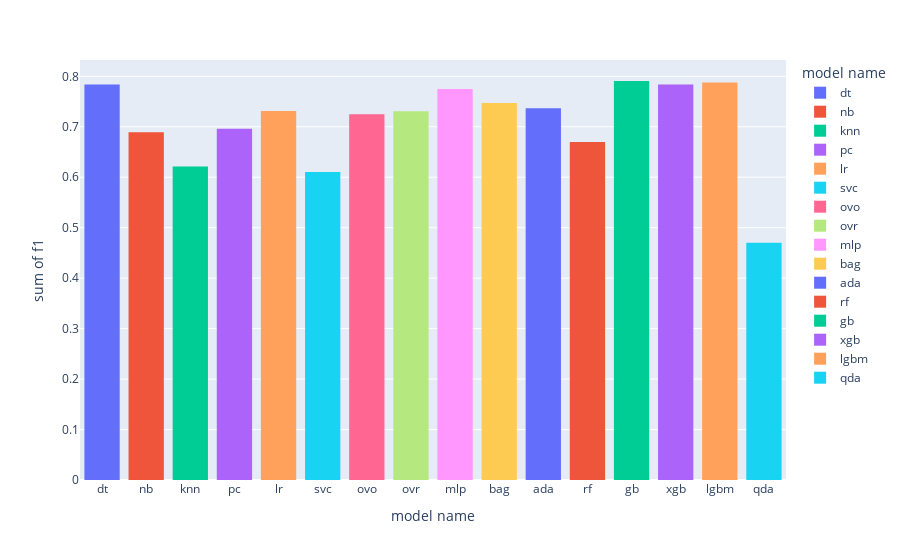

Notebook code cell kept with this figure:
### Code cell
import plotly.express as px
px.histogram(result_duration_del, x="model name", y="f1", color="model name")

### Figure 1 — Plotly figure (JSON) as saved in the notebook; plotly's stock layout.template omitted (floating-point values rounded to 4 significant figures)
{"data": [{"alignmentgroup": "True", "bingroup": "x", "histfunc": "sum", "hovertemplate": "model name=%{x}<br>sum of f1=%{y}<extra></extra>", "legendgroup": "dt", "marker": {"color": "#636efa", "pattern": {"shape": ""}}, "name": "dt", "offsetgroup": "dt", "orientation": "v", "showlegend": true, "type": "histogram", "x": ["dt"], "xaxis": "x", "y": [0.7835], "yaxis": "y"}, {"alignmentgroup": "True", "bingroup": "x", "histfunc": "sum", "hovertemplate": "model name=%{x}<br>sum of f1=%{y}<extra></extra>", "legendgroup": "nb", "marker": {"color": "#EF553B", "pattern": {"shape": ""}}, "name": "nb", "offsetgroup": "nb", "orientation": "v", "showlegend": true, "type": "histogram", "x": ["nb"], "xaxis": "x", "y": [0.6891], "yaxis": "y"}, {"alignmentgroup": "True", "bingroup": "x", "histfunc": "sum", "hovertemplate": "model name=%{x}<br>sum of f1=%{y}<extra></extra>", "legendgroup": "knn", "marker": {"color": "#00cc96", "pattern": {"shape": ""}}, "name": "knn", "offsetgroup": "knn", "orientation": "v", "showlegend": true, "type": "histogram", "x": ["knn"], "xaxis": "x", "y": [0.6212], "yaxis": "y"}, {"alignmentgroup": "True", "bingroup": "x", "histfunc": "sum", "hovertemplate": "model name=%{x}<br>sum of f1=%{y}<extra></extra>", "legendgroup": "pc", "marker": {"color": "#ab63fa", "pattern": {"shape": ""}}, "name": "pc", "offsetgroup": "pc", "orientation": "v", "showlegend": true, "type": "histogram", "x": ["pc"], "xaxis": "x", "y": [0.6962], "yaxis": "y"}, {"alignmentgroup": "True", "bingroup": "x", "histfunc": "sum", "hovertemplate": "model name=%{x}<br>sum of f1=%{y}<extra></extra>", "legendgroup": "lr", "marker": {"color": "#FFA15A", "pattern": {"shape": ""}}, "name": "lr", "offsetgroup": "lr", "orientation": "v", "showlegend": true, "type": "histogram", "x": ["lr"], "xaxis": "x", "y": [0.7315], "yaxis": "y"}, {"alignmentgroup": "True", "bingroup": "x", "histfunc": "sum", "hovertemplate": "model name=%{x}<br>sum of f1=%{y}<extra></extra>", "legendgroup": "svc", "marker": {"color": "#19d3f3", "pattern": {"shape": ""}}, "name": "svc", "offsetgroup": "svc", "orientation": "v", "showlegend": true, "type": "histogram", "x": ["svc"], "xaxis": "x", "y": [0.6106], "yaxis": "y"}, {"alignmentgroup": "True", "bingroup": "x", "histfunc": "sum", "hovertemplate": "model name=%{x}<br>sum of f1=%{y}<extra></extra>", "legendgroup": "ovo", "marker": {"color": "#FF6692", "pattern": {"shape": ""}}, "name": "ovo", "offsetgroup": "ovo", "orientation": "v", "showlegend": true, "type": "histogram", "x": ["ovo"], "xaxis": "x", "y": [0.7251], "yaxis": "y"}, {"alignmentgroup": "True", "bingroup": "x", "histfunc": "sum", "hovertemplate": "model name=%{x}<br>sum of f1=%{y}<extra></extra>", "legendgroup": "ovr", "marker": {"color": "#B6E880", "pattern": {"shape": ""}}, "name": "ovr", "offsetgroup": "ovr", "orientation": "v", "showlegend": true, "type": "histogram", "x": ["ovr"], "xaxis": "x", "y": [0.7306], "yaxis": "y"}, {"alignmentgroup": "True", "bingroup": "x", "histfunc": "sum", "hovertemplate": "model name=%{x}<br>sum of f1=%{y}<extra></extra>", "legendgroup": "mlp", "marker": {"color": "#FF97FF", "pattern": {"shape": ""}}, "name": "mlp", "offsetgroup": "mlp", "orientation": "v", "showlegend": true, "type": "histogram", "x": ["mlp"], "xaxis": "x", "y": [0.7751], "yaxis": "y"}, {"alignmentgroup": "True", "bingroup": "x", "histfunc": "sum", "hovertemplate": "model name=%{x}<br>sum of f1=%{y}<extra></extra>", "legendgroup": "bag", "marker": {"color": "#FECB52", "pattern": {"shape": ""}}, "name": "bag", "offsetgroup": "bag", "orientation": "v", "showlegend": true, "type": "histogram", "x": ["bag"], "xaxis": "x", "y": [0.7472], "yaxis": "y"}, {"alignmentgroup": "True", "bingroup": "x", "histfunc": "sum", "hovertemplate": "model name=%{x}<br>sum of f1=%{y}<extra></extra>", "legendgroup": "ada", "marker": {"color": "#636efa", "pattern": {"shape": ""}}, "name": "ada", "offsetgroup": "ada", "orientation": "v", "showlegend": true, "type": "histogram", "x": ["ada"], "xaxis": "x", "y": [0.7368], "yaxis": "y"}, {"alignmentgroup": "True", "bingroup": "x", "histfunc": "sum", "hovertemplate": "model name=%{x}<br>sum of f1=%{y}<extra></extra>", "legendgroup": "rf", "marker": {"color": "#EF553B", "pattern": {"shape": ""}}, "name": "rf", "offsetgroup": "rf", "orientation": "v", "showlegend": true, "type": "histogram", "x": ["rf"], "xaxis": "x", "y": [0.67], "yaxis": "y"}, {"alignmentgroup": "True", "bingroup": "x", "histfunc": "sum", "hovertemplate": "model name=%{x}<br>sum of f1=%{y}<extra></extra>", "legendgroup": "gb", "marker": {"color": "#00cc96", "pattern": {"shape": ""}}, "name": "gb", "offsetgroup": "gb", "orientation": "v", "showlegend": true, "type": "histogram", "x": ["gb"], "xaxis": "x", "y": [0.7907], "yaxis": "y"}, {"alignmentgroup": "True", "bingroup": "x", "histfunc": "sum", "hovertemplate": "model name=%{x}<br>sum of f1=%{y}<extra></extra>", "legendgroup": "xgb", "marker": {"color": "#ab63fa", "pattern": {"shape": ""}}, "name": "xgb", "offsetgroup": "xgb", "orientation": "v", "showlegend": true, "type": "histogram", "x": ["xgb"], "xaxis": "x", "y": [0.7837], "yaxis": "y"}, {"alignmentgroup": "True", "bingroup": "x", "histfunc": "sum", "hovertemplate": "model name=%{x}<br>sum of f1=%{y}<extra></extra>", "legendgroup": "lgbm", "marker": {"color": "#FFA15A", "pattern": {"shape": ""}}, "name": "lgbm", "offsetgroup": "lgbm", "orientation": "v", "showlegend": true, "type": "histogram", "x": ["lgbm"], "xaxis": "x", "y": [0.7878], "yaxis": "y"}, {"alignmentgroup": "True", "bingroup": "x", "histfunc": "sum", "hovertemplate": "model name=%{x}<br>sum of f1=%{y}<extra></extra>", "legendgroup": "qda", "marker": {"color": "#19d3f3", "pattern": {"shape": ""}}, "name": "qda", "offsetgroup": "qda", "orientation": "v", "showlegend": true, "type": "histogram", "x": ["qda"], "xaxis": "x", "y": [0.4702], "yaxis": "y"}], "layout": {"barmode": "relative", "legend": {"title": {"text": "model name"}, "tracegroupgap": 0}, "margin": {"t": 60}, "xaxis": {"anchor": "y", "categoryarray": ["dt", "nb", "knn", "pc", "lr", "svc", "ovo", "ovr", "mlp", "bag", "ada", "rf", "gb", "xgb", "lgbm", "qda"], "categoryorder": "array", "domain": [0, 1], "title": {"text": "model name"}}, "yaxis": {"anchor": "x", "domain": [0, 1], "title": {"text": "sum of f1"}}}}
